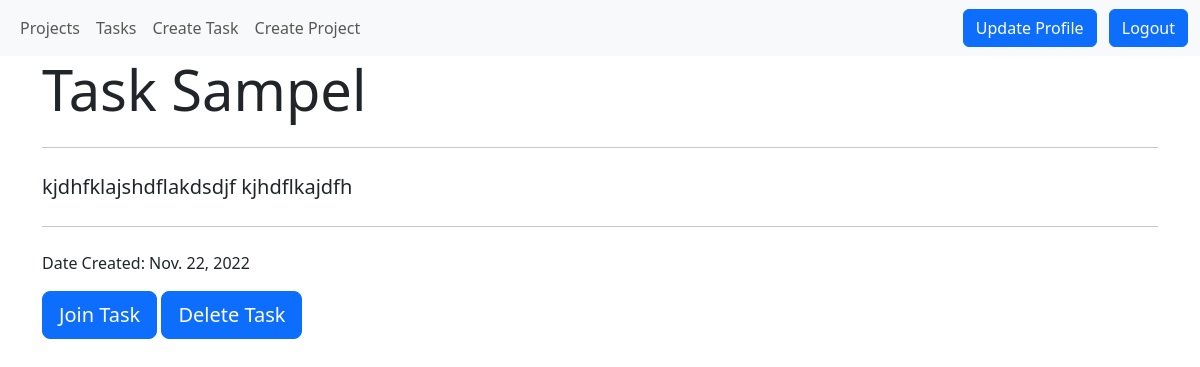
The page /tasks/11 (signed in) on the database its author committed.
### timeapp/models.py (models this page shows)
class Task(models.Model):
    TODO = 'TO DO'
    COMPLETED = 'COMPLETED'
    INPROGRESS = 'IN-PROGRESS'
    STATUS_CHOICES = [
        (TODO, 'TO DO'),
        (COMPLETED, 'COMPLETED'),
        (INPROGRESS, 'IN-PROGRESS'),
    ]
    title = models.CharField(max_length=150)
    description = models.TextField(null=True, blank=True)
    project = models.ForeignKey(Project, null=True, blank=True, on_delete=models.CASCADE)
    assignee = models.ForeignKey(User, null=True, blank=True, on_delete=models.SET_NULL)
    date_created =  models.DateField(null=True, blank=True)
    due_date = models.DateField(null=True, blank=True)
    status = models.CharField(max_length=50, choices=STATUS_CHOICES, null=True, default=TODO)

### timeapp/views.py (the view)
# urls.py: path('tasks/<int:pk>', views.taskDetail, name='task-detail'),
@login_required()
def taskDetail(request, pk):
    task = get_object_or_404(Task, id=pk)
    context = {'task': task}
    return render(request, 'tasks/task-detail.html', context)

### templates/tasks/task-detail.html
{% extends '../component/base.html' %}
{% block content %}
{% include '../component/navbar.html' %}
<div class="container ">
    <div class="row ">
        <div class="col-md-12 ">
            <div class="jumbotron">
                <h4 class="display-4 fw-normal">{{task.title}}</h4>
                <hr class="my-4">
                <p class="lead">{{task.description}}</p>
                <hr class="my-4">
                <p>Date Created: {{task.date_created}}</p>
                {% if task.assignee != request.user%}
                    <a class="btn btn-primary btn-lg" href="{% url 'join-task' task.id%}" role="button">Join Task</a>
                    <a class="btn btn-primary btn-lg" href="{% url 'delete-task' task.id%}" role="button">Delete Task</a>
                {% endif %}
            </div>
        </div>
    </div>
</div>
{% endblock content %}

### rows shown on the page
Task: title "Task Sampel", description "kjdhfklajshdflakdsdjf kjhdflkajdfh", date_created "Nov. 22, 2022"
